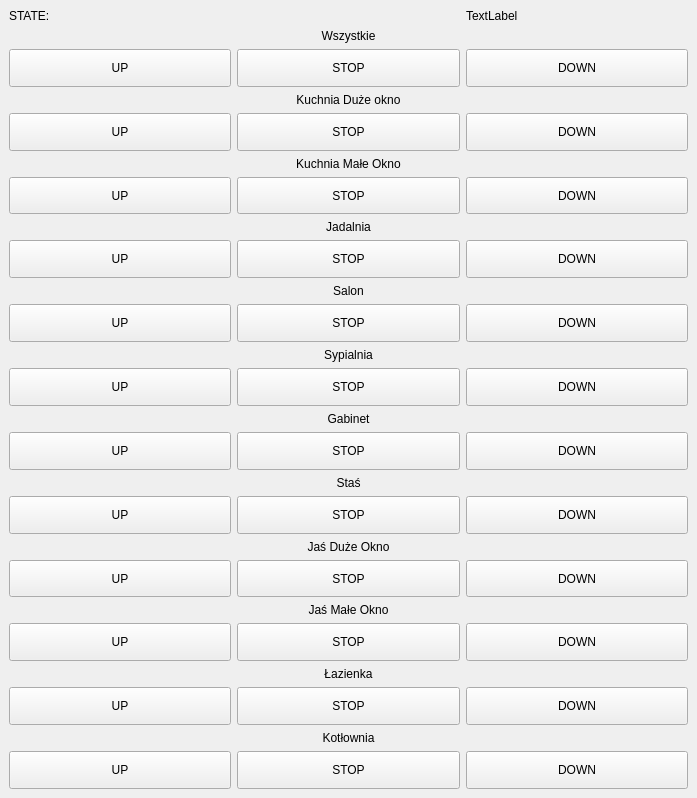
<?xml version="1.0" encoding="UTF-8"?>
<ui version="4.0">
 <class>MainWindow</class>
 <widget class="QMainWindow" name="MainWindow">
  <property name="geometry">
   <rect>
    <x>0</x>
    <y>0</y>
    <width>697</width>
    <height>798</height>
   </rect>
  </property>
  <property name="windowTitle">
   <string>MainWindow</string>
  </property>
  <widget class="QWidget" name="centralwidget">
   <layout class="QGridLayout" name="gridLayout">
    <item row="4" column="1">
     <widget class="QPushButton" name="b_kuch_duz_up">
      <property name="sizePolicy">
       <sizepolicy hsizetype="Minimum" vsizetype="Expanding">
        <horstretch>0</horstretch>
        <verstretch>0</verstretch>
       </sizepolicy>
      </property>
      <property name="text">
       <string>UP</string>
      </property>
     </widget>
    </item>
    <item row="3" column="1" colspan="3">
     <widget class="QLabel" name="l_kuch_duz">
      <property name="text">
       <string>Kuchnia Duże okno</string>
      </property>
      <property name="alignment">
       <set>Qt::AlignCenter</set>
      </property>
     </widget>
    </item>
    <item row="25" column="1" colspan="3">
     <widget class="QLabel" name="l_kotlownia">
      <property name="text">
       <string>Kotłownia</string>
      </property>
      <property name="alignment">
       <set>Qt::AlignCenter</set>
      </property>
     </widget>
    </item>
    <item row="11" column="1" colspan="3">
     <widget class="QLabel" name="l_salon">
      <property name="text">
       <string>Salon</string>
      </property>
      <property name="alignment">
       <set>Qt::AlignCenter</set>
      </property>
     </widget>
    </item>
    <item row="23" column="1" colspan="3">
     <widget class="QLabel" name="l_lazienka">
      <property name="text">
       <string>Łazienka</string>
      </property>
      <property name="alignment">
       <set>Qt::AlignCenter</set>
      </property>
     </widget>
    </item>
    <item row="21" column="1" colspan="3">
     <widget class="QLabel" name="l_jas_m_okno">
      <property name="text">
       <string>Jaś Małe Okno</string>
      </property>
      <property name="alignment">
       <set>Qt::AlignCenter</set>
      </property>
     </widget>
    </item>
    <item row="2" column="2">
     <widget class="QPushButton" name="b_all_stop">
      <property name="sizePolicy">
       <sizepolicy hsizetype="Minimum" vsizetype="Expanding">
        <horstretch>0</horstretch>
        <verstretch>0</verstretch>
       </sizepolicy>
      </property>
      <property name="text">
       <string>STOP</string>
      </property>
     </widget>
    </item>
    <item row="5" column="1" colspan="3">
     <widget class="QLabel" name="l_kuch_male">
      <property name="text">
       <string>Kuchnia Małe Okno</string>
      </property>
      <property name="alignment">
       <set>Qt::AlignCenter</set>
      </property>
     </widget>
    </item>
    <item row="22" column="1">
     <widget class="QPushButton" name="b_jas_male_up">
      <property name="sizePolicy">
       <sizepolicy hsizetype="Minimum" vsizetype="Expanding">
        <horstretch>0</horstretch>
        <verstretch>0</verstretch>
       </sizepolicy>
      </property>
      <property name="text">
       <string>UP</string>
      </property>
     </widget>
    </item>
    <item row="2" column="1">
     <widget class="QPushButton" name="b_all_up">
      <property name="sizePolicy">
       <sizepolicy hsizetype="Minimum" vsizetype="Expanding">
        <horstretch>0</horstretch>
        <verstretch>0</verstretch>
       </sizepolicy>
      </property>
      <property name="text">
       <string>UP</string>
      </property>
     </widget>
    </item>
    <item row="4" column="3">
     <widget class="QPushButton" name="b_kuch_duz_DOWN">
      <property name="sizePolicy">
       <sizepolicy hsizetype="Minimum" vsizetype="Expanding">
        <horstretch>0</horstretch>
        <verstretch>0</verstretch>
       </sizepolicy>
      </property>
      <property name="text">
       <string>DOWN</string>
      </property>
     </widget>
    </item>
    <item row="6" column="2">
     <widget class="QPushButton" name="b_kuch_male_stop">
      <property name="sizePolicy">
       <sizepolicy hsizetype="Minimum" vsizetype="Expanding">
        <horstretch>0</horstretch>
        <verstretch>0</verstretch>
       </sizepolicy>
      </property>
      <property name="text">
       <string>STOP</string>
      </property>
     </widget>
    </item>
    <item row="14" column="1">
     <widget class="QPushButton" name="b_sypialnia_up">
      <property name="sizePolicy">
       <sizepolicy hsizetype="Minimum" vsizetype="Expanding">
        <horstretch>0</horstretch>
        <verstretch>0</verstretch>
       </sizepolicy>
      </property>
      <property name="text">
       <string>UP</string>
      </property>
     </widget>
    </item>
    <item row="2" column="3">
     <widget class="QPushButton" name="b_all_down">
      <property name="sizePolicy">
       <sizepolicy hsizetype="Minimum" vsizetype="Expanding">
        <horstretch>0</horstretch>
        <verstretch>0</verstretch>
       </sizepolicy>
      </property>
      <property name="text">
       <string>DOWN</string>
      </property>
     </widget>
    </item>
    <item row="4" column="2">
     <widget class="QPushButton" name="b_kuch_duz_stop">
      <property name="sizePolicy">
       <sizepolicy hsizetype="Minimum" vsizetype="Expanding">
        <horstretch>0</horstretch>
        <verstretch>0</verstretch>
       </sizepolicy>
      </property>
      <property name="text">
       <string>STOP</string>
      </property>
     </widget>
    </item>
    <item row="1" column="1" colspan="3">
     <widget class="QLabel" name="l_all_label">
      <property name="text">
       <string>Wszystkie</string>
      </property>
      <property name="alignment">
       <set>Qt::AlignCenter</set>
      </property>
     </widget>
    </item>
    <item row="24" column="1">
     <widget class="QPushButton" name="b_lazinka_up">
      <property name="sizePolicy">
       <sizepolicy hsizetype="Minimum" vsizetype="Expanding">
        <horstretch>0</horstretch>
        <verstretch>0</verstretch>
       </sizepolicy>
      </property>
      <property name="text">
       <string>UP</string>
      </property>
     </widget>
    </item>
    <item row="15" column="1" colspan="3">
     <widget class="QLabel" name="l_gabinet">
      <property name="text">
       <string>Gabinet</string>
      </property>
      <property name="alignment">
       <set>Qt::AlignCenter</set>
      </property>
     </widget>
    </item>
    <item row="0" column="3">
     <widget class="QLabel" name="state_icon_label">
      <property name="text">
       <string>TextLabel</string>
      </property>
     </widget>
    </item>
    <item row="7" column="1" colspan="3">
     <widget class="QLabel" name="l_jadalnia">
      <property name="text">
       <string>Jadalnia</string>
      </property>
      <property name="alignment">
       <set>Qt::AlignCenter</set>
      </property>
     </widget>
    </item>
    <item row="19" column="1" colspan="3">
     <widget class="QLabel" name="l_jas_d_okno">
      <property name="text">
       <string>Jaś Duże Okno</string>
      </property>
      <property name="alignment">
       <set>Qt::AlignCenter</set>
      </property>
     </widget>
    </item>
    <item row="16" column="1">
     <widget class="QPushButton" name="b_gabinet_up">
      <property name="sizePolicy">
       <sizepolicy hsizetype="Minimum" vsizetype="Expanding">
        <horstretch>0</horstretch>
        <verstretch>0</verstretch>
       </sizepolicy>
      </property>
      <property name="text">
       <string>UP</string>
      </property>
     </widget>
    </item>
    <item row="0" column="1">
     <widget class="QLabel" name="state_label">
      <property name="text">
       <string>STATE:</string>
      </property>
     </widget>
    </item>
    <item row="12" column="1">
     <widget class="QPushButton" name="b_salon_up">
      <property name="sizePolicy">
       <sizepolicy hsizetype="Minimum" vsizetype="Expanding">
        <horstretch>0</horstretch>
        <verstretch>0</verstretch>
       </sizepolicy>
      </property>
      <property name="text">
       <string>UP</string>
      </property>
     </widget>
    </item>
    <item row="8" column="1">
     <widget class="QPushButton" name="b_jadalnia_up">
      <property name="sizePolicy">
       <sizepolicy hsizetype="Minimum" vsizetype="Expanding">
        <horstretch>0</horstretch>
        <verstretch>0</verstretch>
       </sizepolicy>
      </property>
      <property name="text">
       <string>UP</string>
      </property>
     </widget>
    </item>
    <item row="6" column="3">
     <widget class="QPushButton" name="b_kuch_male_down">
      <property name="sizePolicy">
       <sizepolicy hsizetype="Minimum" vsizetype="Expanding">
        <horstretch>0</horstretch>
        <verstretch>0</verstretch>
       </sizepolicy>
      </property>
      <property name="text">
       <string>DOWN</string>
      </property>
     </widget>
    </item>
    <item row="13" column="1" colspan="3">
     <widget class="QLabel" name="l_sypialnia">
      <property name="text">
       <string>Sypialnia</string>
      </property>
      <property name="alignment">
       <set>Qt::AlignCenter</set>
      </property>
     </widget>
    </item>
    <item row="17" column="1" colspan="3">
     <widget class="QLabel" name="l_stas">
      <property name="text">
       <string>Staś</string>
      </property>
      <property name="alignment">
       <set>Qt::AlignCenter</set>
      </property>
     </widget>
    </item>
    <item row="18" column="1">
     <widget class="QPushButton" name="b_stas_up">
      <property name="sizePolicy">
       <sizepolicy hsizetype="Minimum" vsizetype="Expanding">
        <horstretch>0</horstretch>
        <verstretch>0</verstretch>
       </sizepolicy>
      </property>
      <property name="text">
       <string>UP</string>
      </property>
     </widget>
    </item>
    <item row="20" column="1">
     <widget class="QPushButton" name="b_jas_d_ok_up">
      <property name="sizePolicy">
       <sizepolicy hsizetype="Minimum" vsizetype="Expanding">
        <horstretch>0</horstretch>
        <verstretch>0</verstretch>
       </sizepolicy>
      </property>
      <property name="text">
       <string>UP</string>
      </property>
     </widget>
    </item>
    <item row="6" column="1">
     <widget class="QPushButton" name="b_kuch_mal_up">
      <property name="sizePolicy">
       <sizepolicy hsizetype="Minimum" vsizetype="Expanding">
        <horstretch>0</horstretch>
        <verstretch>0</verstretch>
       </sizepolicy>
      </property>
      <property name="text">
       <string>UP</string>
      </property>
     </widget>
    </item>
    <item row="26" column="1">
     <widget class="QPushButton" name="b_kotlowani_up">
      <property name="sizePolicy">
       <sizepolicy hsizetype="Minimum" vsizetype="Expanding">
        <horstretch>0</horstretch>
        <verstretch>0</verstretch>
       </sizepolicy>
      </property>
      <property name="text">
       <string>UP</string>
      </property>
     </widget>
    </item>
    <item row="8" column="2">
     <widget class="QPushButton" name="b_jadalnia_stop">
      <property name="sizePolicy">
       <sizepolicy hsizetype="Minimum" vsizetype="Expanding">
        <horstretch>0</horstretch>
        <verstretch>0</verstretch>
       </sizepolicy>
      </property>
      <property name="text">
       <string>STOP</string>
      </property>
     </widget>
    </item>
    <item row="8" column="3">
     <widget class="QPushButton" name="b_jadalnia_down">
      <property name="sizePolicy">
       <sizepolicy hsizetype="Minimum" vsizetype="Expanding">
        <horstretch>0</horstretch>
        <verstretch>0</verstretch>
       </sizepolicy>
      </property>
      <property name="text">
       <string>DOWN</string>
      </property>
     </widget>
    </item>
    <item row="12" column="2">
     <widget class="QPushButton" name="b_salon_stop">
      <property name="sizePolicy">
       <sizepolicy hsizetype="Minimum" vsizetype="Expanding">
        <horstretch>0</horstretch>
        <verstretch>0</verstretch>
       </sizepolicy>
      </property>
      <property name="text">
       <string>STOP</string>
      </property>
     </widget>
    </item>
    <item row="12" column="3">
     <widget class="QPushButton" name="b_salon_down">
      <property name="sizePolicy">
       <sizepolicy hsizetype="Minimum" vsizetype="Expanding">
        <horstretch>0</horstretch>
        <verstretch>0</verstretch>
       </sizepolicy>
      </property>
      <property name="text">
       <string>DOWN</string>
      </property>
     </widget>
    </item>
    <item row="14" column="2">
     <widget class="QPushButton" name="b_sypialnia_stop">
      <property name="sizePolicy">
       <sizepolicy hsizetype="Minimum" vsizetype="Expanding">
        <horstretch>0</horstretch>
        <verstretch>0</verstretch>
       </sizepolicy>
      </property>
      <property name="text">
       <string>STOP</string>
      </property>
     </widget>
    </item>
    <item row="14" column="3">
     <widget class="QPushButton" name="b_sypialania_down">
      <property name="sizePolicy">
       <sizepolicy hsizetype="Minimum" vsizetype="Expanding">
        <horstretch>0</horstretch>
        <verstretch>0</verstretch>
       </sizepolicy>
      </property>
      <property name="text">
       <string>DOWN</string>
      </property>
     </widget>
    </item>
    <item row="16" column="2">
     <widget class="QPushButton" name="b_gabinet_stop">
      <property name="sizePolicy">
       <sizepolicy hsizetype="Minimum" vsizetype="Expanding">
        <horstretch>0</horstretch>
        <verstretch>0</verstretch>
       </sizepolicy>
      </property>
      <property name="text">
       <string>STOP</string>
      </property>
     </widget>
    </item>
    <item row="16" column="3">
     <widget class="QPushButton" name="b_gabinet_down">
      <property name="sizePolicy">
       <sizepolicy hsizetype="Minimum" vsizetype="Expanding">
        <horstretch>0</horstretch>
        <verstretch>0</verstretch>
       </sizepolicy>
      </property>
      <property name="text">
       <string>DOWN</string>
      </property>
     </widget>
    </item>
    <item row="18" column="2">
     <widget class="QPushButton" name="b_jas_stop">
      <property name="sizePolicy">
       <sizepolicy hsizetype="Minimum" vsizetype="Expanding">
        <horstretch>0</horstretch>
        <verstretch>0</verstretch>
       </sizepolicy>
      </property>
      <property name="text">
       <string>STOP</string>
      </property>
     </widget>
    </item>
    <item row="18" column="3">
     <widget class="QPushButton" name="b_stas_down">
      <property name="sizePolicy">
       <sizepolicy hsizetype="Minimum" vsizetype="Expanding">
        <horstretch>0</horstretch>
        <verstretch>0</verstretch>
       </sizepolicy>
      </property>
      <property name="text">
       <string>DOWN</string>
      </property>
     </widget>
    </item>
    <item row="20" column="2">
     <widget class="QPushButton" name="b_jas_d_ok_stop">
      <property name="sizePolicy">
       <sizepolicy hsizetype="Minimum" vsizetype="Expanding">
        <horstretch>0</horstretch>
        <verstretch>0</verstretch>
       </sizepolicy>
      </property>
      <property name="text">
       <string>STOP</string>
      </property>
     </widget>
    </item>
    <item row="20" column="3">
     <widget class="QPushButton" name="b_jas_d_ok_down">
      <property name="sizePolicy">
       <sizepolicy hsizetype="Minimum" vsizetype="Expanding">
        <horstretch>0</horstretch>
        <verstretch>0</verstretch>
       </sizepolicy>
      </property>
      <property name="text">
       <string>DOWN</string>
      </property>
     </widget>
    </item>
    <item row="22" column="2">
     <widget class="QPushButton" name="b_jas_male_stop">
      <property name="sizePolicy">
       <sizepolicy hsizetype="Minimum" vsizetype="Expanding">
        <horstretch>0</horstretch>
        <verstretch>0</verstretch>
       </sizepolicy>
      </property>
      <property name="text">
       <string>STOP</string>
      </property>
     </widget>
    </item>
    <item row="22" column="3">
     <widget class="QPushButton" name="b_jas_male_down">
      <property name="sizePolicy">
       <sizepolicy hsizetype="Minimum" vsizetype="Expanding">
        <horstretch>0</horstretch>
        <verstretch>0</verstretch>
       </sizepolicy>
      </property>
      <property name="text">
       <string>DOWN</string>
      </property>
     </widget>
    </item>
    <item row="24" column="2">
     <widget class="QPushButton" name="b_lazinka_stop">
      <property name="sizePolicy">
       <sizepolicy hsizetype="Minimum" vsizetype="Expanding">
        <horstretch>0</horstretch>
        <verstretch>0</verstretch>
       </sizepolicy>
      </property>
      <property name="text">
       <string>STOP</string>
      </property>
     </widget>
    </item>
    <item row="24" column="3">
     <widget class="QPushButton" name="b_lazinka_down">
      <property name="sizePolicy">
       <sizepolicy hsizetype="Minimum" vsizetype="Expanding">
        <horstretch>0</horstretch>
        <verstretch>0</verstretch>
       </sizepolicy>
      </property>
      <property name="text">
       <string>DOWN</string>
      </property>
     </widget>
    </item>
    <item row="26" column="2">
     <widget class="QPushButton" name="b_kotlowani_stop">
      <property name="sizePolicy">
       <sizepolicy hsizetype="Minimum" vsizetype="Expanding">
        <horstretch>0</horstretch>
        <verstretch>0</verstretch>
       </sizepolicy>
      </property>
      <property name="text">
       <string>STOP</string>
      </property>
     </widget>
    </item>
    <item row="26" column="3">
     <widget class="QPushButton" name="b_kotlowani_down">
      <property name="sizePolicy">
       <sizepolicy hsizetype="Minimum" vsizetype="Expanding">
        <horstretch>0</horstretch>
        <verstretch>0</verstretch>
       </sizepolicy>
      </property>
      <property name="text">
       <string>DOWN</string>
      </property>
     </widget>
    </item>
   </layout>
  </widget>
 </widget>
 <resources/>
 <connections/>
</ui>
